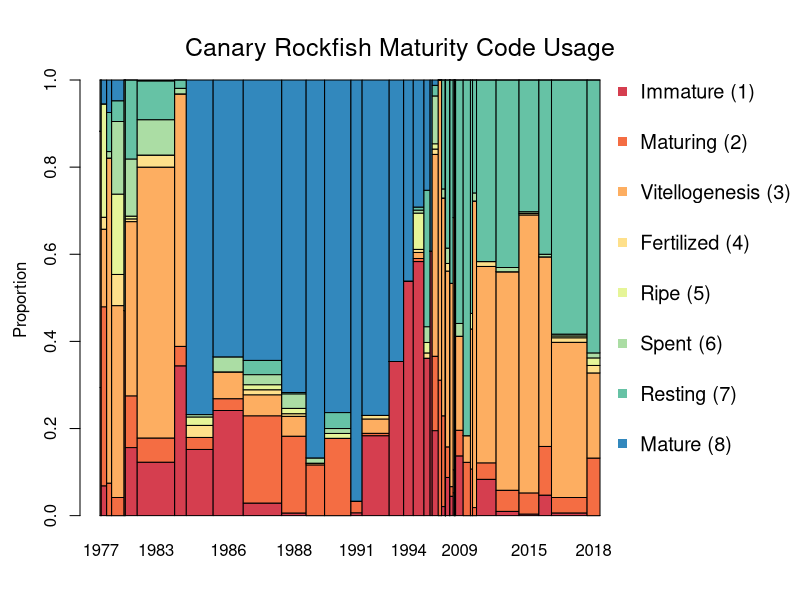

Recreate this plot in R.
## Script to create canary maturity code usage stacked barplot (Fig. 4 in Min et al. 2021)

library(here)
library(RColorBrewer)

cnry.codes<-read.csv(here("data", "cnry_codes.csv"),check.names = FALSE, row.names = 1)
cnry.n<-read.csv(here("data", "cnry_n.csv"))
mypalette <- brewer.pal(8, "Spectral")


# Create plot and save as .eps
setEPS()
postscript(here("figures", "Fig4.eps"), width = 10, height = 6)

par(mar = c(4,4,4,9))
par(xpd=TRUE)
barplot(as.matrix(cnry.codes),col=mypalette,width = c(cnry.n$N),space = 0)
legend(6800,1.06,legend = c("Immature (1)","Maturing (2)","Vitellogenesis (3)","Fertilized (4)","Ripe (5)","Spent (6)","Resting (7)","Mature (8)"),
       col=c(mypalette),pch=15,y.intersp = 2.1,bty="n",cex = 1.2)
mtext("Proportion",side=2,outer=TRUE,line=-1.5)
mtext("Canary Rockfish Maturity Code Usage",side=3,outer=TRUE,line=-3,cex=1.5)

dev.off()
